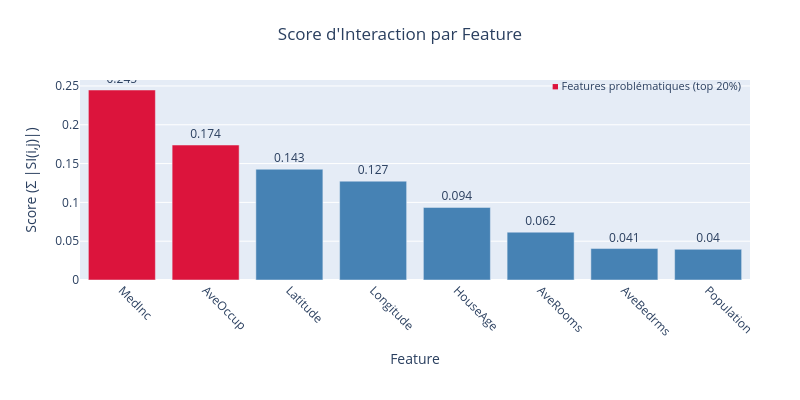

This figure's notebook cell:
### Code cell
# Score d'interaction par feature
fig_scores = plot_feature_interaction_scores(
    interaction_result,
    feature_names=feature_names,
    title="Score d'Interaction par Feature"
)
fig_scores.show()

### Figure 1 — Plotly figure (JSON) as saved in the notebook; plotly's stock layout.template omitted (floating-point values rounded to 4 significant figures)
{"data": [{"hovertemplate": "Feature: %{x}<br>Score: %{y:.4f}<br><extra></extra>", "marker": {"color": ["crimson", "crimson", "steelblue", "steelblue", "steelblue", "steelblue", "steelblue", "steelblue"]}, "text": [0.245, 0.174, 0.143, 0.127, 0.094, 0.062, 0.041, 0.04], "textposition": "outside", "type": "bar", "x": ["MedInc", "AveOccup", "Latitude", "Longitude", "HouseAge", "AveRooms", "AveBedrms", "Population"], "y": [0.2448, 0.1739, 0.1427, 0.1273, 0.09352, 0.06164, 0.04052, 0.03954]}], "layout": {"annotations": [{"align": "right", "font": {"size": 11}, "showarrow": false, "text": "<span style='color:crimson'>■</span> Features problématiques (top 20%)", "x": 0.99, "xref": "paper", "y": 1.02, "yref": "paper"}], "height": 400, "margin": {"b": 120, "l": 80, "r": 50, "t": 80}, "showlegend": false, "title": {"text": "Score d'Interaction par Feature", "x": 0.5, "xanchor": "center"}, "width": 800, "xaxis": {"tickangle": 45, "title": {"text": "Feature"}}, "yaxis": {"rangemode": "tozero", "title": {"text": "Score (Σ |SI(i,j)|)"}}}}
